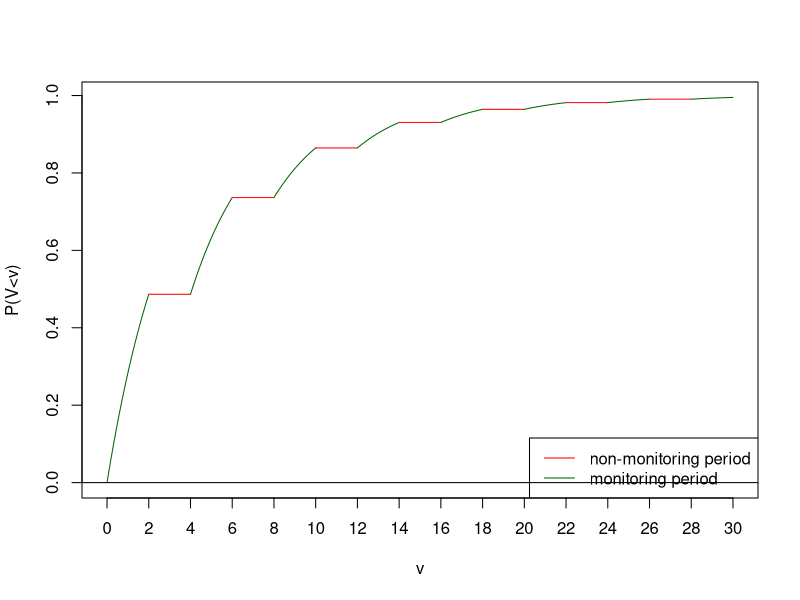
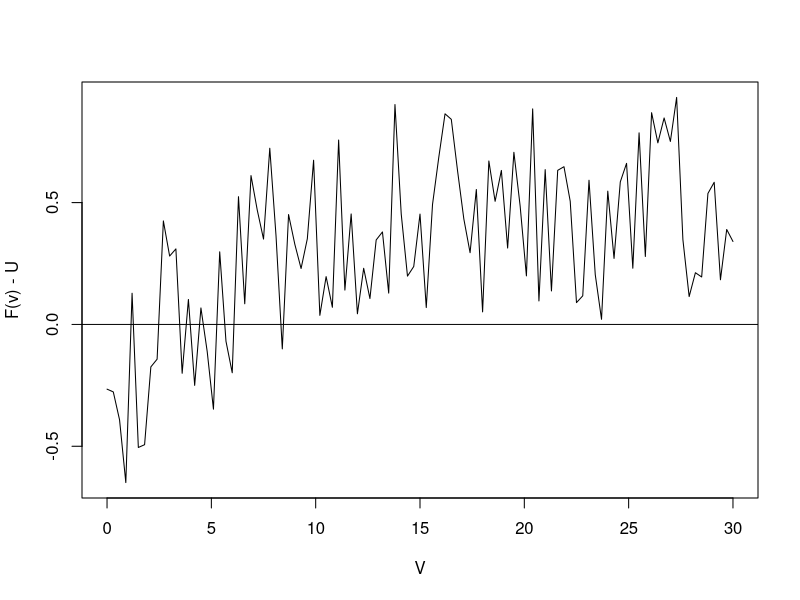

Recreate these plots in R, in order. (Note: this script raises an error after producing the figures.)
set.seed(1)
##############
### function f is calculated based on the formula of CDF of V#####
f <- function(t){
  c <- 2      # c is the length of the monitoring/non-monitoring time period
  M_NM <- floor(t/c)
  p_L <- floor(t/(2*c))
  a_M <- 0
  a_NM <- 0
  a_M <- pexp(t-c*(p_L[1]),rate=delta)  #when t lies in monitoring period
  a_NM <- pexp(c*(p_L[1]) + c,rate=delta)  #when t lies in non-monitoring period
  a_F <- if (M_NM[1]%%2 == 0) a_M else a_NM
  return(a_F)
}


delta <- 1/3

#curve(Vectorize(f)(x), 0, 30,xlab="v",ylab="P(V < v)", main="CDF of V")
# abline(h=0)









f_vectorized <- Vectorize(f)

intervals <- c(0, 2, 4, 6, 8, 10, 12, 14, 16, 18, 20, 22, 24, 26, 28, 30) # Adjust intervals as needed
colors <- c("darkgreen", "red", "darkgreen", "red","darkgreen", "red","darkgreen", "red","darkgreen", "red",
            "darkgreen", "red","darkgreen", "red","darkgreen") # Corresponding colors

# Generate a sequence of x values
x_values <- seq(0, 30, by = 0.001)

# Calculate corresponding y values using the vectorized function
y_values <- f_vectorized(x_values)

# Create an empty plot
plot(x_values, y_values, type = "n", xlab = "v", ylab = "P(V<v)", xaxt = "n")

# Loop through each interval
for (i in 1:(length(intervals)-1)) {
  # Find indices of points within the interval
  indices <- which(x_values >= intervals[i] & x_values < intervals[i+1])
  # Plot line segments within the interval with corresponding color
  if (length(indices) > 0) {
    lines(x_values[indices], y_values[indices], col = colors[i])
  }
}

# Add legend
legend("bottomright", legend = c("non-monitoring period", "monitoring period"), col = c("red", "darkgreen"), lty = 1)
abline(h=0)
axis(1, at = c(0, 2, 4, 6, 8, 10, 12, 14, 16, 18, 20, 22, 24, 26, 28, 30))




# Random number generates for V

set.seed(1)
##############
### function f is calculated based on the formula of CDF of V#####
f <- function(t){
  r <- runif(1)
  c <- 2      # c is the length of the monitoring/non-monitoring time period
  M_NM <- floor(t/c)
  p_L <- floor(t/(2*c))
  a_M <- 0
  a_NM <- 0
  a_M <- pexp(t-c*(p_L[1]),rate=delta)  #when t lies in monitoring period
  a_NM <- pexp(c*(p_L[1]) + c,rate=delta)  #when t lies in non-monitoring period
  a_F <- if (M_NM[1]%%2 == 0) a_M else a_NM
  return(a_F - r)
}



# Now we will find the root of (a_F - r) = 0, i.e. value of t for which (a_F-r) is "0"


### First we draw the graph of function f i.e; (a_F - r) to get the idea where
## the root of the function, and choose a and b for bisection method. 

delta <- 1/3

curve(Vectorize(f)(x), 0, 30,xlab="V",ylab="F(v) - U")
abline(h=0)


###### function v generates random number V  ######
## Support of V : {[0,2),[4,6),[8,10),[12,14),[16,18),[20,22),...}

v<- function(n){

  while (TRUE){   
    a1 <- 0
    b1 <- 30
    t <- (a1 + b1)/2
    for (i in 1:n){
      if((f(a1)*f(t)) <= 0){b1 <- t}
      else{a1 <- t}
      t <- a1+(b1-a1)/2
    }
    V <- t
    
    if (floor(V/2)%%2==0) { # this statement confirms that final V
      # is within the domain.
      break
    }
  }
  return(V)
}


### Histogram of V

V_r <- c()   # V_r = random sample (V)
for (i in 1:1000){
  V_r[i] <- v(200)
}

#hist(V_r,breaks = 100,xlab="v",main="Histogram of V")

ggplot(data.frame(V_r), aes(x = V_r)) +
  geom_histogram(binwidth = 0.4, fill = "lightblue", color = "black") +
  labs(x = "V", y = "Frequency") +
  theme_classic() 




